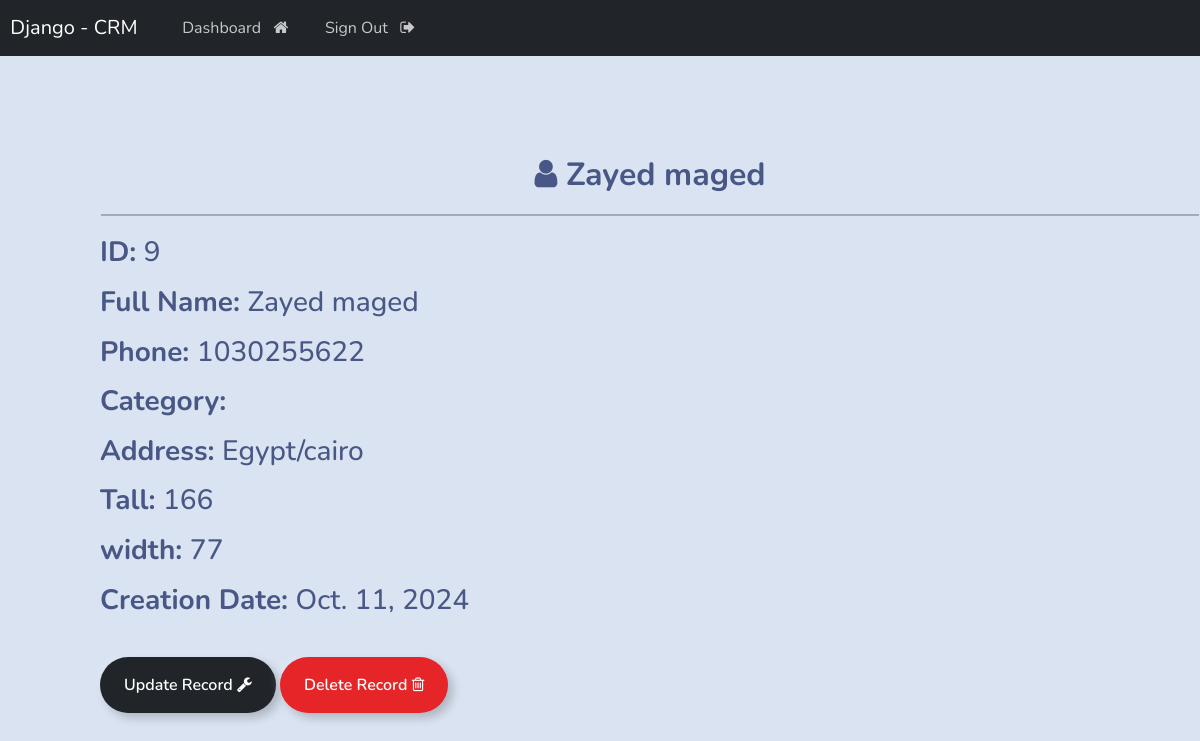
Screenshot of /view/9/ (signed in) with the database file from the repository.
### webapp/models.py (models this page shows, shortened)
class Record(models.Model):
    first_name=models.CharField(max_length=250)
    last_name=models.CharField(max_length=250)
    phone=models.IntegerField()
    tall=models.IntegerField()
    width=models.IntegerField()
    address=models.CharField(max_length=500)
    create_at=models.DateField(auto_now_add=True)
    category=models.ForeignKey(Category,on_delete=models.CASCADE)
    class Meta:
        ordering=['-id']

### webapp/views.py (the view)
# urls.py: path('view/<int:record_id>/',views.view_record,name="view_record"),
@login_required(login_url='login')
def view_record(request,record_id):
    all_records=get_object_or_404(Record,id=record_id)
    context={'record':all_records}
    return render(request,'web/view_record.html',context)

### templates/web/view_record.html
{% extends 'base.html' %}
{% load crispy_forms_tags %}
{% block content %}
<div style="padding-left: 100px; padding-top: 100px; padding-bottom: 40px;">
    <strong class="text-center">
        <h2>
            <b><i class="fa fa-user" aria-hidden="true"></i>
                 {{ record.first_name|capfirst }} {{ record.last_name }}</b>
        </h2>
    </strong>
    <hr style="border:1px solid #000;margin: 20px 1px;">
    <div class="cart-body">
        <h3>
            <p><strong>ID: </strong>{{ record.id }}</p>
            <p><strong>Full Name: </strong>  {{ record.first_name|capfirst }} {{ record.last_name }}</p>
            <p><strong>Phone: </strong>{{ record.phone }}</p>
            <p><strong>Category: </strong>{{ record.categoty }}</p>
            <p><strong>Address: </strong>{{ record.address }}</p>
            <p><strong>Tall: </strong>{{ record.tall }}</p>
            <p><strong>width: </strong>{{ record.width }}</p>
            <p><strong>Creation Date: </strong>{{ record.create_at }}</p>
        </h3>
    </div>
    <br>
    <a href="{% url 'update_record' record.id %}" class="btn btn-outline-dark">Update Record <i class="fa fa-wrench" aria-hidden="true"></i>
    </a>
    <a href="{% url 'delete_record' record.id %}" onclick="return confirm('Are you sure you want to delete this record?')" class="btn btn-outline-danger">Delete Record <i class="fa fa-trash-o" aria-hidden="true"></i>
    </a>
</div>
{% endblock %}

### rows the page displays
Record: first_name "Zayed", last_name "maged", id "9", phone "1030255622", address "Egypt/cairo", tall "166", width "77", create_at "Oct. 11, 2024"
